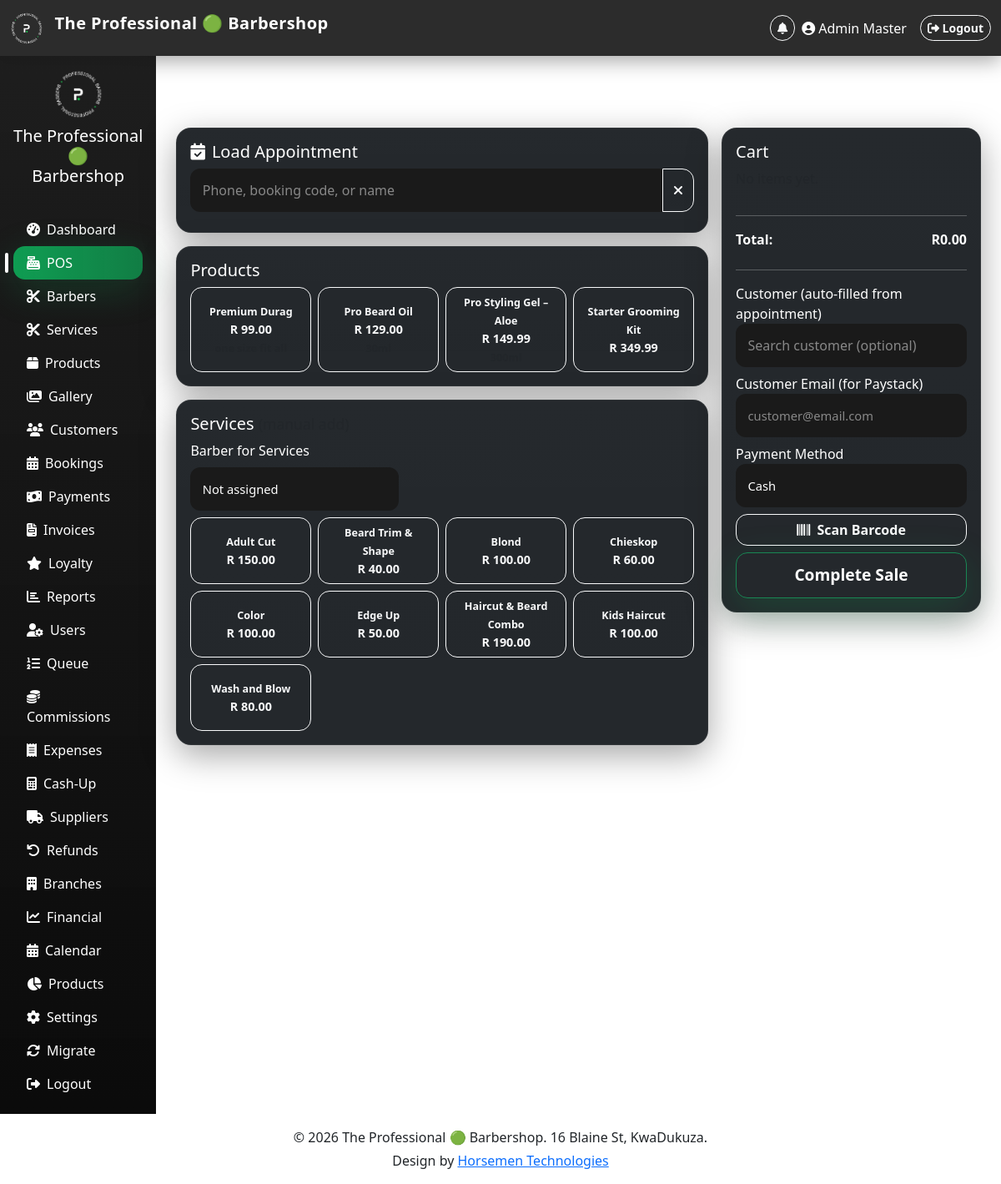
Screenshot of /barbershop-system/reception/pos.php (signed in) with the database file from the repository.
### tables this page shows
CREATE TABLE `products` (
  `id` int(11) NOT NULL,
  `product_code` varchar(20) NOT NULL,
  `name` varchar(100) NOT NULL,
  `description` text DEFAULT NULL,
  `price` decimal(10,2) NOT NULL,
  `stock_quantity` int(11) NOT NULL DEFAULT 0,
  `product_size` varchar(50) DEFAULT NULL,
  `image` varchar(255) DEFAULT 'default-product.png',
  `is_active` tinyint(1) DEFAULT 1,
  `created_at` timestamp NOT NULL DEFAULT current_timestamp()
);

CREATE TABLE `services` (
  `id` int(11) NOT NULL,
  `name` varchar(100) NOT NULL,
  `description` text DEFAULT NULL,
  `price` decimal(10,2) NOT NULL,
  `duration` int(11) NOT NULL COMMENT 'in minutes',
  `image` varchar(255) DEFAULT 'default-service.jpg',
  `is_active` tinyint(1) DEFAULT 1,
  `created_at` timestamp NOT NULL DEFAULT current_timestamp()
);

### barbershop-system/includes/functions.php (called while the page is built, shortened)
<?php
function formatCurrency($amount) {
    return 'R ' . number_format($amount, 2);
}
?>

### barbershop-system/reception/pos.php (the view, shortened to what this page needs)
<?php
require_once '../includes/functions.php';
$db = getDb();
$products = $db->query("SELECT * FROM products WHERE is_active = 1 AND stock_quantity > 0 ORDER BY name")->fetchAll();
$services = $db->query("SELECT * FROM services WHERE is_active = 1 ORDER BY name")->fetchAll();
?>
<?php include '../includes/header.php'; ?>
<div class="d-flex">
    <?php include '../includes/sidebar.php'; ?>
    <div class="main-content p-4 w-100">
        <h2 class="text-white mb-4">Point of Sale</h2>
        <div class="row g-3">
            <div class="col-md-8">
                <div class="card bg-dark text-white p-3 mb-3">
                    <h5><i class="fas fa-calendar-check me-2"></i>Load Appointment</h5>
                    <div class="input-group mb-2">
                        <input type="text" id="bookingSearch" class="form-control" placeholder="Phone, booking code, or name" autocomplete="off">
                        <button class="btn btn-outline-light" type="button" id="clearBookingSearch"><i class="fas fa-times"></i></button>
                    </div>
                </div>
                <div class="card bg-dark text-white p-3 mb-3">
                    <h5>Products</h5>
                    <div class="row g-2">
                        <?php foreach ($products as $p): ?>
                        <div class="col-6 col-md-4 col-lg-3">
                            <button class="btn btn-outline-light w-100 h-100 product-btn"
                                    data-type="product"
                                    data-id="<?= $p['id'] ?>"
                                    data-name="<?= htmlspecialchars($p['name']) ?>"
                                    data-price="<?= $p['price'] ?>"
                                    style="min-height: 80px; font-size: 0.9rem; touch-action: manipulation;">
                                <small><?= htmlspecialchars($p['name']) ?></small><br>
                                <strong><?= formatCurrency($p['price']) ?></strong>
                                <?php if ($p['product_size']): ?><br><small class="text-muted"><?= htmlspecialchars($p['product_size']) ?></small><?php endif; ?>
                            </button>
                        </div>
                        <?php endforeach; ?>
                    </div>
                </div>
                <div class="card bg-dark text-white p-3">
                    <h5>Services <small class="text-muted">(manual add)</small></h5>
                    <div class="mb-2">
                        <label class="form-label">Barber for Services</label>
                        <select id="serviceBarber" class="form-select" style="width:250px;">
                            <option value="">Not assigned</option>
                        </select>
                    </div>
                    <div class="row g-2">
                        <?php foreach ($services as $s): ?>
                        <div class="col-6 col-md-4 col-lg-3">
                            <button class="btn btn-outline-light w-100 h-100 service-btn"
                                    data-type="service"
                                    data-id="<?= $s['id'] ?>"
                                    data-name="<?= htmlspecialchars($s['name']) ?>"
                                    data-price="<?= $s['price'] ?>"
                                    style="min-height: 80px; font-size: 0.9rem; touch-action: manipulation;">
                                <small><?= htmlspecialchars($s['name']) ?></small><br>
                                <strong><?= formatCurrency($s['price']) ?></strong>
                            </button>
                        </div>
                        <?php endforeach; ?>
                    </div>
                </div>
            </div>
            <div class="col-md-4">
                <div class="card bg-dark text-white p-3 sticky-top" style="top:70px;">
                    <h5>Cart</h5>
                    <div id="cartItems" style="max-height:300px; overflow-y:auto;">
                        <p class="text-muted">No items yet.</p>
                    </div>
                    <hr>
                    <div class="d-flex justify-content-between mb-2">
                        <strong>Total:</strong>
                        <strong id="cartTotal">R0.00</strong>
                    </div>
                    <hr>
                    <div class="mb-2">
                        <label>Customer (auto‑filled from appointment)</label>
                        <input type="text" id="customerSearch" class="form-control" placeholder="Search customer (optional)" autocomplete="off">
                    </div>
                    <div class="mb-2">
                        <label>Customer Email (for Paystack)</label>
                        <input type="email" id="customerEmail" class="form-control" placeholder="customer@email.com">
                    </div>
                    <div class="mb-2">
                        <label>Payment Method</label>
                        <select id="paymentMethod" class="form-select">
                            <option value="cash">Cash</option>
                        </select>
                    </div>
                    <button type="button" class="btn btn-outline-light w-100 mb-2" data-bs-toggle="modal" data-bs-target="#barcodeModal">
                        <i class="fas fa-barcode me-1"></i> Scan Barcode
                    </button>
                    <button type="button" id="checkoutBtn" class="btn btn-success w-100" style="padding: 12px; font-size: 1.2rem; touch-action: manipulation;">Complete Sale</button>
                </div>
            </div>
        </div>
    </div>
</div>
<?php include '../includes/footer.php'; ?>

### barbershop-system/assets/css/style.css (style rules this page uses)
:root { --surface:#111111; --surface-2:#151515; --card-bg: linear-gradient( 180deg, rgba(255,255,255,.02), rgba(255,255,255,.01) ); --border-soft: rgba(255,255,255,.06); --shadow-soft: 0 12px 40px rgba(0,0,0,.35); --shadow-green: 0 12px 45px rgba(15,169,88,.22); --radius-sm:10px; --radius-md:18px; --radius-lg:24px; --transition: all .25s cubic-bezier(.2,.8,.2,1); }
html { scroll-behavior:smooth; }
body { background: radial-gradient( circle at top left, rgba(15,169,88,.05), transparent 35% ), radial-gradient( circle at bottom right, rgba(15,169,88,.04), transparent 30% ), var(--black); }
.main-content { background: transparent; animation: fadeIn .35s ease; }
.card { background: var(--card-bg); border: 1px solid var(--border-soft); border-radius: var(--radius-md); box-shadow: var(--shadow-soft); backdrop-filter: blur(14px); transition: var(--transition); }
.form-control, .form-select { height: 52px; background: #1a1a1a !important; color: #ffffff !important; border: 1px solid var(--green) !important; border-radius: 12px; padding: 0.5rem 0.9rem; font-size: 0.92rem; transition: var(--transition); box-shadow: none !important; }
.form-control::placeholder { color: #888888 !important; opacity: 1; }
.form-select option { background: #1a1a1a; color: #ffffff; }
.btn { border-radius:14px; font-weight:600; transition: var(--transition); }
.btn-success { background: linear-gradient( 135deg, var(--green), #13D86F ); box-shadow: var(--shadow-green); }

### barbershop-system/reception/pos.php (style rules this page uses)
.btn { touch-action: manipulation; }
#customerSearch, #bookingSearch { font-size:16px; }
.sticky-top { position: -webkit-sticky; position: sticky; }

### rows the page displays
products: name "Premium Durag", price "R 99.00"
products: name "Pro Beard Oil", price "R 129.00"
products: name "Pro Styling Gel – Aloe", price "R 149.99"
products: name "Starter Grooming Kit", price "R 349.99"
services: name "Adult Cut", price "R 150.00"
services: name "Beard Trim & Shape", price "R 40.00"
services: name "Blond", price "R 100.00"
services: name "Chieskop", price "R 60.00"
services: name "Color", price "R 100.00"
services: name "Edge Up", price "R 50.00"
services: name "Haircut & Beard Combo", price "R 190.00"
services: name "Kids Haircut", price "R 100.00"
services: name "Wash and Blow", price "R 80.00"

### other values shown
$_SESSION['full_name'] "Admin Master"
